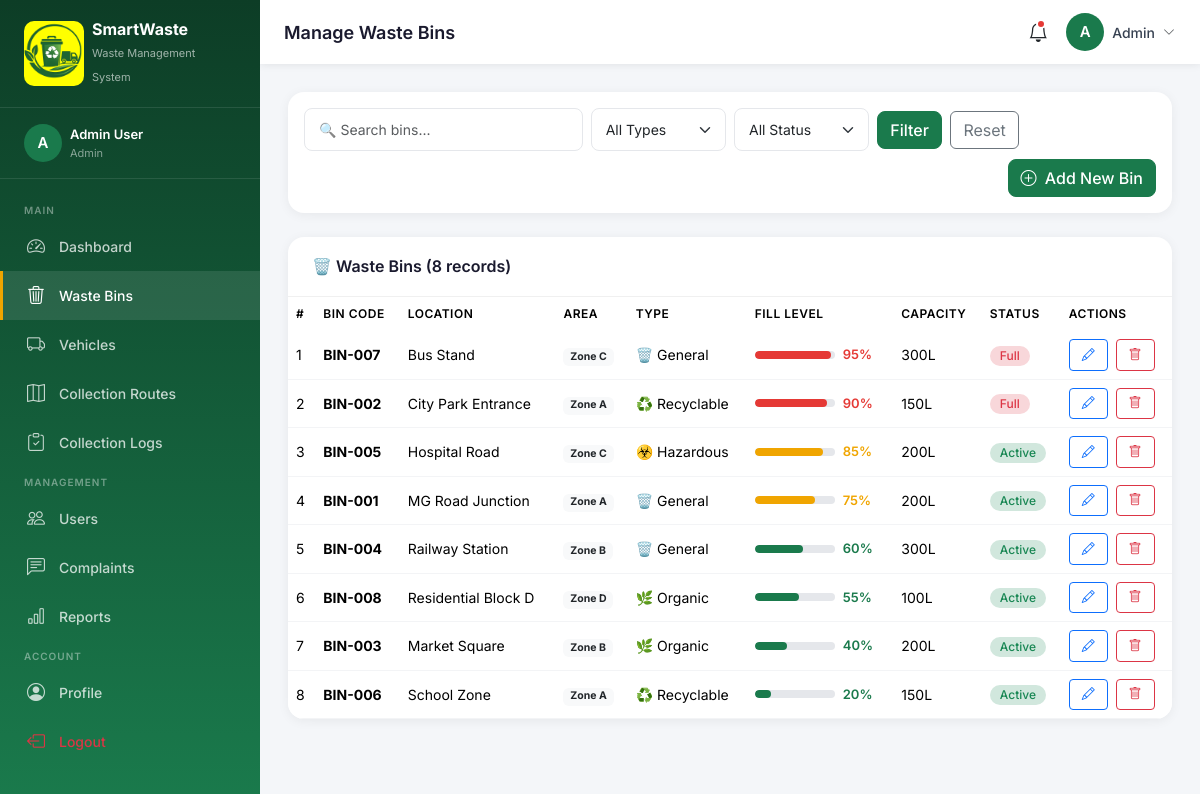
Screenshot of /admin/bins.php (signed in) with the database file from the repository.
### tables this page shows
CREATE TABLE IF NOT EXISTS waste_bins (
    id INT AUTO_INCREMENT PRIMARY KEY,
    bin_code VARCHAR(20) NOT NULL UNIQUE,
    location_name VARCHAR(150) NOT NULL,
    area VARCHAR(100),
    latitude DECIMAL(10,8),
    longitude DECIMAL(11,8),
    capacity_liters INT DEFAULT 100,
    current_fill_percent INT DEFAULT 0,
    bin_type ENUM('general', 'recyclable', 'organic', 'hazardous') DEFAULT 'general',
    status ENUM('active', 'full', 'maintenance', 'inactive') DEFAULT 'active',
    last_collected DATETIME,
    created_at TIMESTAMP DEFAULT CURRENT_TIMESTAMP,
    updated_at TIMESTAMP DEFAULT CURRENT_TIMESTAMP ON UPDATE CURRENT_TIMESTAMP
);

### includes/config.php (called while the page is built, shortened)
<?php
function getDBConnection() {
    $conn = new mysqli(DB_HOST, DB_USER, DB_PASS, DB_NAME);
    $conn->set_charset('utf8mb4');
    return $conn;
}
$conn = getDBConnection();
function sanitize($data) {
    global $conn;
    return htmlspecialchars(strip_tags(trim($conn->real_escape_string($data))));
}
function getBinStatusClass($percent) {
    if ($percent >= 90) return 'danger';
    if ($percent >= 70) return 'warning';
    return 'success';
}
?>

### admin/bins.php (the view, shortened to what this page needs)
<?php
require_once '../includes/config.php';
$search = sanitize($_GET['search'] ?? '');
$where = '1=1';
$bins = $conn->query("SELECT * FROM waste_bins WHERE $where ORDER BY current_fill_percent DESC")->fetch_all(MYSQLI_ASSOC);
include '../includes/header.php';
include '../includes/sidebar.php';
include '../includes/topbar.php';
?>
<div class="main-content">
<div class="content-area">
<div class="content-card p-3 mb-4">
    <form method="GET" class="row g-2 align-items-center">
        <div class="col-md-4">
            <input type="text" name="search" class="form-control" placeholder="🔍 Search bins..." value="<?= htmlspecialchars($search) ?>">
        </div>
        <div class="col-md-2">
            <select name="type" class="form-select">
                <option value="">All Types</option>
            </select>
        </div>
        <div class="col-md-2">
            <select name="status" class="form-select">
                <option value="">All Status</option>
            </select>
        </div>
        <div class="col-md-auto">
            <button type="submit" class="btn btn-primary">Filter</button>
            <a href="bins.php" class="btn btn-outline-secondary ms-1">Reset</a>
        </div>
        <div class="col-md-auto ms-auto">
            <button type="button" class="btn btn-primary" data-bs-toggle="modal" data-bs-target="#addBinModal">
                <i class="bi bi-plus-circle me-1"></i> Add New Bin
            </button>
        </div>
    </form>
</div>
<div class="data-table">
    <div class="table-header">
        <h6>🗑️ Waste Bins (<?= count($bins) ?> records)</h6>
    </div>
    <div style="overflow-x:auto">
        <table class="table mb-0">
            <thead>
                <tr>
                    <th>#</th>
                    <th>Bin Code</th>
                    <th>Location</th>
                    <th>Area</th>
                    <th>Type</th>
                    <th>Fill Level</th>
                    <th>Capacity</th>
                    <th>Status</th>
                    <th>Actions</th>
                </tr>
            </thead>
            <tbody>
                <?php foreach ($bins as $i => $bin):
                    $cl = getBinStatusClass($bin['current_fill_percent']);
                    $colors = ['success'=>'#1a7a4c','warning'=>'#f0a500','danger'=>'#e53935'];
                    $color = $colors[$cl];
                    $typeEmoji = ['general'=>'🗑️','recyclable'=>'♻️','organic'=>'🌿','hazardous'=>'☣️'];
                    $statusBadge = ['active'=>'success','full'=>'danger','maintenance'=>'warning','inactive'=>'secondary'];
                ?>
                <tr>
                    <td><?= $i+1 ?></td>
                    <td><strong><?= $bin['bin_code'] ?></strong></td>
                    <td><?= htmlspecialchars($bin['location_name']) ?></td>
                    <td><span class="badge bg-light text-dark"><?= htmlspecialchars($bin['area']) ?></span></td>
                    <td><?= $typeEmoji[$bin['bin_type']] ?? '' ?> <?= ucfirst($bin['bin_type']) ?></td>
                    <td>
                        <div class="d-flex align-items-center gap-2">
                            <div class="fill-bar" style="width:80px">
                                <div class="fill-bar-inner" style="width:<?= $bin['current_fill_percent'] ?>%;background:<?= $color ?>"></div>
                            </div>
                            <span style="font-weight:600;color:<?= $color ?>;font-size:13px"><?= $bin['current_fill_percent'] ?>%</span>
                        </div>
                    </td>
                    <td><?= $bin['capacity_liters'] ?>L</td>
                    <td>
                        <span class="badge bg-<?= $statusBadge[$bin['status']] ?>-subtle text-<?= $statusBadge[$bin['status']] ?> status-badge">
                            <?= ucfirst($bin['status']) ?>
                        </span>
                    </td>
                    <td>
                        <button class="btn btn-sm btn-outline-primary me-1"
                            onclick='openEditModal(<?= json_encode($bin) ?>)'>
                            <i class="bi bi-pencil"></i>
                        </button>
                        <form method="POST" style="display:inline" onsubmit="return confirm('Delete this bin?')">
                            <button class="btn btn-sm btn-outline-danger"><i class="bi bi-trash"></i></button>
                        </form>
                    </td>
                </tr>
                <?php endforeach; ?>
            </tbody>
        </table>
    </div>
</div>
</div>
</div>
<?php include '../includes/footer.php'; ?>

### includes/header.php (style rules this page uses)
:root { --primary: #1a7a4c; --primary-dark: #145c39; --primary-light: #e8f5ee; --secondary: #f0a500; --danger: #e53935; --sidebar-width: 260px; --header-height: 64px; }
* { font-family: 'Inter', sans-serif; }
body { background: #f4f6f9; }
.main-content { margin-left: var(--sidebar-width); padding-top: var(--header-height); min-height: 100vh; }
.content-area { padding: 28px 28px; }
.data-table { background: #fff; border-radius: 16px; box-shadow: 0 2px 12px rgba(0,0,0,0.06); overflow: hidden; }
.data-table .table-header { padding: 20px 24px; border-bottom: 1px solid #f0f0f0; display: flex; justify-content: space-between; align-items: center; }
.data-table .table-header h6 { font-weight: 600; color: #1a1a2e; margin: 0; }
table thead th { background: #f8fafc; font-size: 12px; font-weight: 600; text-transform: uppercase; letter-spacing: 0.5px; color: #6b7280; border: none; padding: 12px 16px; }
table tbody td { font-size: 14px; color: #374151; vertical-align: middle; padding: 12px 16px; border-color: #f3f4f6; }
.fill-bar { width: 100px; height: 8px; background: #e5e7eb; border-radius: 4px; overflow: hidden; }
.fill-bar-inner { height: 100%; border-radius: 4px; transition: width 0.5s ease; }
.content-card { background: #fff; border-radius: 16px; box-shadow: 0 2px 12px rgba(0,0,0,0.06); border: none; }
.status-badge { padding: 4px 10px; border-radius: 20px; font-size: 12px; font-weight: 500; }
.form-control, .form-select { border-radius: 8px; border-color: #e5e7eb; font-size: 14px; padding: 10px 14px; }
.btn-primary { background: var(--primary); border-color: var(--primary); border-radius: 8px; font-weight: 500; }
.btn-sm { padding: 5px 12px; font-size: 13px; }

### rows the page displays
waste_bins: bin_code "BIN-007", location_name "Bus Stand", area "Zone C", bin_type "🗑️", bin_type "General", current_fill_percent "95", capacity_liters "300", status "Full"
waste_bins: bin_code "BIN-002", location_name "City Park Entrance", area "Zone A", bin_type "♻️", bin_type "Recyclable", current_fill_percent "90", capacity_liters "150", status "Full"
waste_bins: bin_code "BIN-005", location_name "Hospital Road", area "Zone C", bin_type "☣️", bin_type "Hazardous", current_fill_percent "85", capacity_liters "200", status "Active"
waste_bins: bin_code "BIN-001", location_name "MG Road Junction", area "Zone A", bin_type "🗑️", bin_type "General", current_fill_percent "75", capacity_liters "200", status "Active"
waste_bins: bin_code "BIN-004", location_name "Railway Station", area "Zone B", bin_type "🗑️", bin_type "General", current_fill_percent "60", capacity_liters "300", status "Active"
waste_bins: bin_code "BIN-008", location_name "Residential Block D", area "Zone D", bin_type "🌿", bin_type "Organic", current_fill_percent "55", capacity_liters "100", status "Active"
waste_bins: bin_code "BIN-003", location_name "Market Square", area "Zone B", bin_type "🌿", bin_type "Organic", current_fill_percent "40", capacity_liters "200", status "Active"
waste_bins: bin_code "BIN-006", location_name "School Zone", area "Zone A", bin_type "♻️", bin_type "Recyclable", current_fill_percent "20", capacity_liters "150", status "Active"

### other values shown
substr($_SESSION['user_name'] ?? 'U', 0, 1) "A"
$_SESSION['user_name'] "Admin User"
$_SESSION['user_role'] "Admin"
$label "Dashboard Waste Bins Vehicles Collection Routes Collection Logs Users Complaints Reports Profile"
$pageTitle "Manage Waste Bins"
explode(' ', $_SESSION['user_name'] ?? 'User')[0] "Admin"
count($bins) "8"
